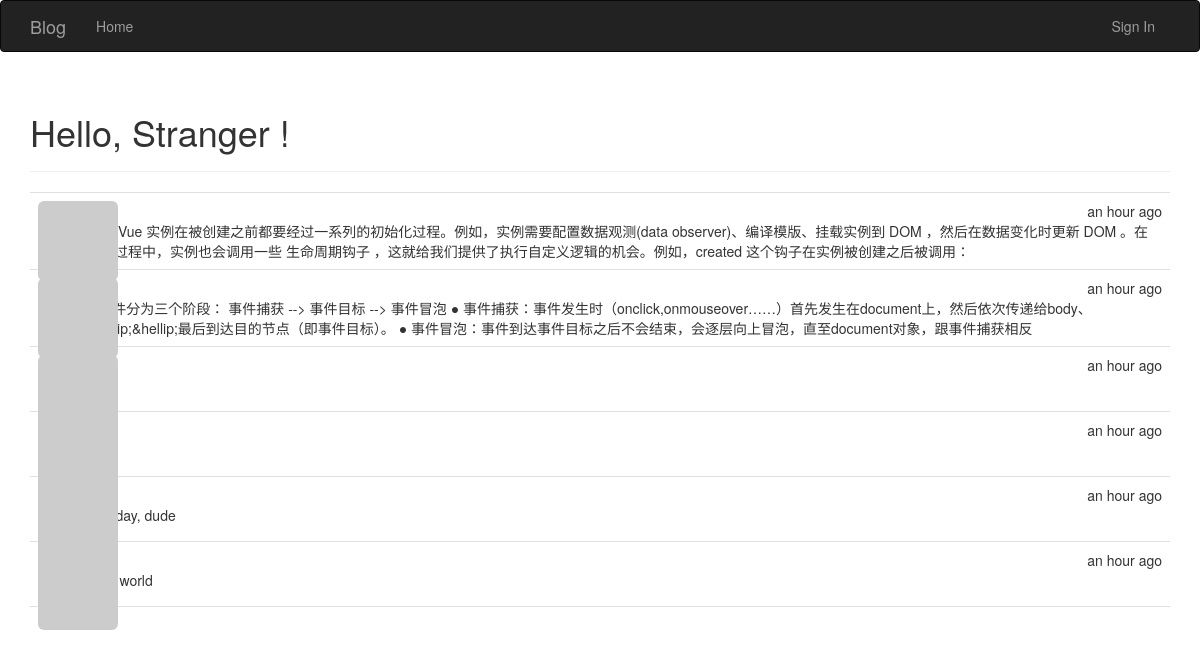
The page / on the database its author committed.
### app/models.py (models this page shows)
class Post(db.Model):
	__tablename__='posts'
	id = db.Column(db.Integer, primary_key=True)
	body = db.Column(db.Text)
	timestamp = db.Column(db.DateTime, index=True, default=datetime.utcnow)
	author_id = db.Column(db.Integer, db.ForeignKey('users.id'))

### app/main/views.py (the view)
@main.route("/", methods=['GET','POST'])
def index():
	form = PostForm()
	if current_user.can(Permission.WRITE_ARTICLES) and \
			form.validate_on_submit():
		post = Post(body=form.body.data, author=current_user._get_current_object())
		db.session.add(post)
		return redirect(url_for('.index'))
	posts = Post.query.order_by(Post.timestamp.desc()).all()
	return render_template('index.html',form=form, posts=posts)

### app/auth/views.py (called while the page is built)
@auth.before_app_request #在全局的所有request之前，判断如果1.用户登录2.且未确认3.且请求的端点不在auth蓝本中,则强制跳转到unconfirm界面
def before_request():
	if current_user.is_authenticated:
		current_user.ping()
		if not current_user.confirmed \
			and request.endpoint \
			and request.endpoint[:5]!= 'auth.'\
			and request.endpoint != 'static':
			return redirect(url_for('auth.unconfirmed'))

### app/main/__init__.py (called while the page is built)
@main.app_context_processor #Permission类加入全局上下文卡，在所有模板中都可以全局访问
def inject_perssions():
	return dict(Permission=Permission)

### app/models.py (called while the page is built)
	def gravatar(self,size=100,default='identicon', rating='g'):
		if request.is_secure:
			url = 'https://secure.gravatar.com/avatar'
		else:
			url = 'http://gravatar.com/avatar'
		hash = hashlib.md5(self.email.encode('utf-8')).hexdigest()
		return '{url}/{hash}?s={size}&d={default}&r={rating}'.format(
			url=url,hash=hash,size=size,default=default,rating=rating)

	def can(self,permissions):
		return False

### app/templates/index.html (shortened to what this page needs)
{% extends "base.html" %}
{% import "bootstrap/wtf.html" as wtf %}
{% block page_content %}
<div class="page-header">
	<h1>Hello,
		{% if current_user.is_authenticated %}
			{{ current_user.username }}
		{% else %}
			Stranger
		{% endif %}!
	</h1>
</div>
{% include "_posts.html" %}
{% endblock %}

### app/templates/_posts.html
<ul class="posts">
    {% for post in posts %}
    <li class="post">
        <div class="post-thumbnail">
            <a href="{{ url_for('.user', username=post.author.username) }}">
                <img class="img-rounded profile-thumbnail" src="{{ post.author.gravatar(size=40) }}">
            </a>
        </div>
        <div class="post-content">
            <div class="post-date">{{ moment(post.timestamp).fromNow() }}</div>
            <div class="post-author"><a href="{{ url_for('.user', username=post.author.username) }}">{{ post.author.username }}</a></div>
            <div class="post-body">{{ post.body }}</div>
        </div>
    </li>
    {% endfor %}
</ul>

### app/static/style.css (style rules this page uses)
.profile-thumbnail { position: absolute; }
ul.posts { list-style-type: none; padding: 0px; margin: 16px 0px 0px 0px; border-top: 1px solid #e0e0e0; }
ul.posts li.post { padding: 8px; border-bottom: 1px solid #e0e0e0; }
div.post-date { float: right; }
div.post-author { font-weight: bold; }
div.post-thumbnail { position: absolute; }
div.post-content { margin-left: 48px; min-height: 48px; }

### rows shown on the page
Post: timestamp "an hour ago", body "每个 Vue 实例在被创建之前都要经过一系列的初始化过程。例如，实例需要配置数据观测(data observer)、编译模版、挂载实例到 DOM ，然后在数据变化时更新 DOM 。在这个过程中，实例也会调用一些 生命周期钩子 ，这就给我们提供了执行自定义逻辑的机会。例如，created 这个钩子在实例被创建之后被调用："
Post: timestamp "an hour ago", body "● 事件分为三个阶段： 事件捕获 --> 事件目标 --> 事件冒泡 ● 事件捕获：事件发生时（onclick,onmouseover……）首先发生在document上，然后依次传递给body、&hellip;&hellip;最后到达目的节点（即事件目标）。 ● 事件冒泡：事件到达事件目标之后不会结束，会逐层向上冒泡，直至document对象，跟事件捕获相反"
Post: timestamp "an hour ago"
Post: timestamp "an hour ago"
Post: timestamp "an hour ago", body "nice day, dude"
Post: timestamp "an hour ago", body "hello world"
